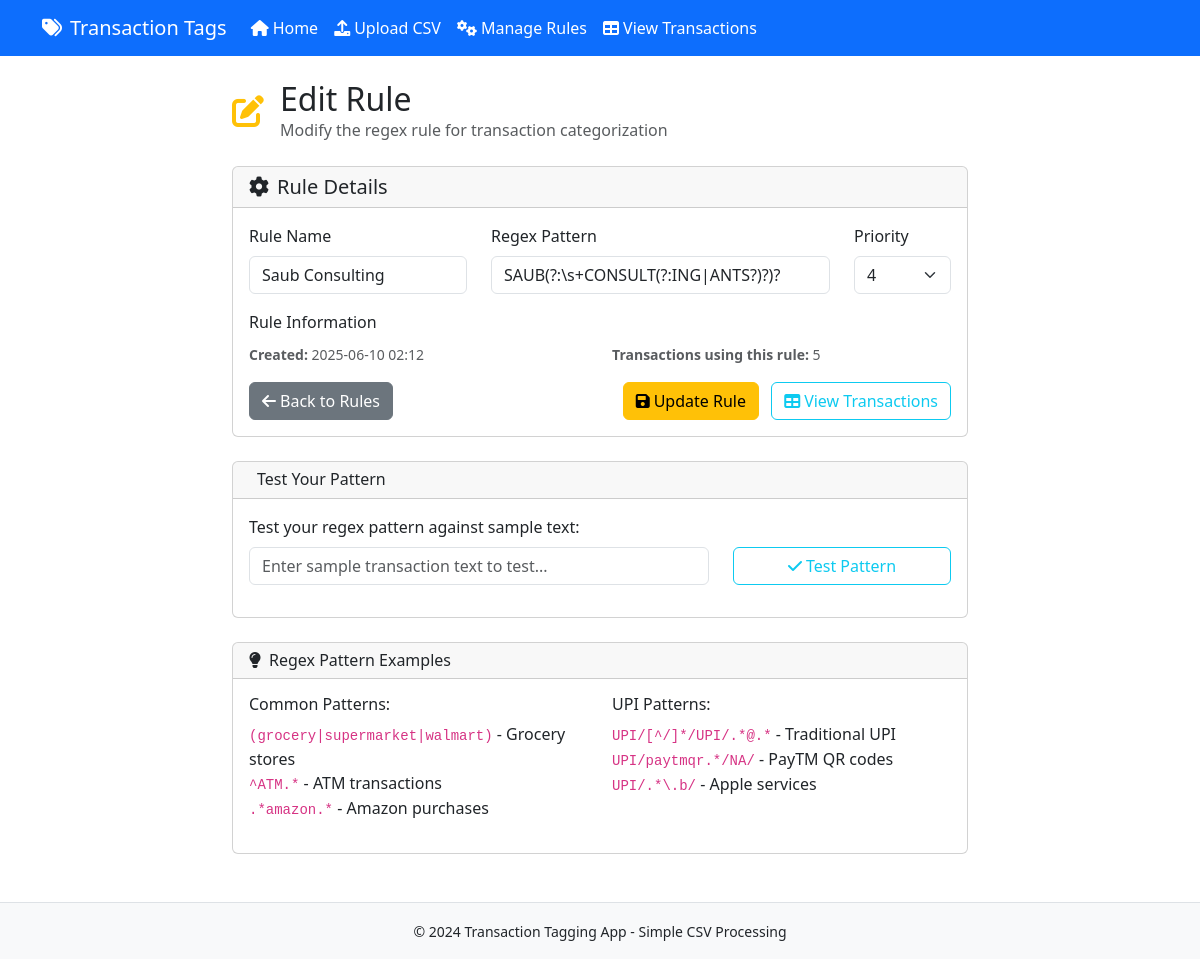
/rules/edit/58, run on the app's committed database.
### models.py (models this page shows, shortened)
class Rule(db.Model):
    id = db.Column(db.Integer, primary_key=True)
    name = db.Column(db.String(100), nullable=False, unique=True)
    regex_pattern = db.Column(db.Text, nullable=False)
    priority = db.Column(db.Integer, nullable=False, default=5)
    is_standard_tag = db.Column(db.Boolean, nullable=False, default=False)
    created_at = db.Column(db.DateTime, default=datetime.utcnow)

### routes.py (the view, shortened to what this page needs)
@app.route('/rules/edit/<int:rule_id>', methods=['GET', 'POST'])
def edit_rule(rule_id):
    rule = Rule.query.get_or_404(rule_id)
    return render_template('edit_rule.html', rule=rule)

### templates/edit_rule.html (shortened to what this page needs)
{% extends "base.html" %}
{% block content %}
<div class="row">
    <div class="col-md-8 offset-md-2">
        <div class="d-flex align-items-center mb-4">
            <i class="fas fa-edit fa-2x text-warning me-3"></i>
            <div>
                <h2 class="mb-0">Edit Rule</h2>
                <p class="text-muted mb-0">Modify the regex rule for transaction categorization</p>
            </div>
        </div>
        <div class="card">
            <div class="card-header">
                <h5 class="mb-0"><i class="fas fa-cog me-2"></i>Rule Details</h5>
            </div>
            <div class="card-body">
                <form method="POST">
                    <div class="row">
                        <div class="col-md-4 mb-3">
                            <label for="name" class="form-label">Rule Name</label>
                            <input type="text" class="form-control" id="name" name="name"
                                   value="{{ rule.name }}" placeholder="e.g., Grocery Stores" required maxlength="100">
                        </div>
                        <div class="col-md-6 mb-3">
                            <label for="regex_pattern" class="form-label">Regex Pattern</label>
                            <input type="text" class="form-control" id="regex_pattern" name="regex_pattern"
                                   value="{{ rule.regex_pattern }}" placeholder="e.g., (grocery|supermarket|walmart)" required>
                        </div>
                        <div class="col-md-2 mb-3">
                            <label for="priority" class="form-label">Priority</label>
                            <select class="form-select" id="priority" name="priority" required>
                                <option value="4" {% if rule.priority == 4 %}selected{% endif %}>4</option>
                            </select>
                        </div>
                    </div>
                    <div class="mb-3">
                        <label class="form-label">Rule Information</label>
                        <div class="row">
                            <div class="col-md-6">
                                <small class="text-muted">
                                    <strong>Created:</strong> {{ rule.created_at.strftime('%Y-%m-%d %H:%M') }}
                                </small>
                            </div>
                            <div class="col-md-6">
                                <small class="text-muted">
                                    <strong>Transactions using this rule:</strong> {{ rule.transactions|length }}
                                </small>
                            </div>
                        </div>
                    </div>
                    <div class="d-grid gap-2 d-md-flex justify-content-md-between">
                        <a href="{{ url_for('manage_rules') }}" class="btn btn-secondary">
                            <i class="fas fa-arrow-left me-1"></i>Back to Rules
                        </a>
                        <div>
                            <button type="submit" class="btn btn-warning me-2">
                                <i class="fas fa-save me-1"></i>Update Rule
                            </button>
                            <a href="{{ url_for('view_transactions') }}" class="btn btn-outline-info">
                                <i class="fas fa-table me-1"></i>View Transactions
                            </a>
                        </div>
                    </div>
                </form>
            </div>
        </div>
        <div class="card mt-4">
            <div class="card-header">
                <h6 class="mb-0">Test Your Pattern</h6>
            </div>
            <div class="card-body">
                <p class="mb-2">Test your regex pattern against sample text:</p>
                <div class="row">
                    <div class="col-md-8">
                        <input type="text" class="form-control" id="test-text"
                               placeholder="Enter sample transaction text to test...">
                    </div>
                    <div class="col-md-4">
                        <button type="button" class="btn btn-outline-info w-100" onclick="testPattern()">
                            <i class="fas fa-check me-1"></i>Test Pattern
                        </button>
                    </div>
                </div>
            </div>
        </div>
        <div class="card mt-4">
            <div class="card-header">
                <h6 class="mb-0"><i class="fas fa-lightbulb me-2"></i>Regex Pattern Examples</h6>
            </div>
            <div class="card-body">
                <div class="row">
                    <div class="col-md-6">
                        <h6>Common Patterns:</h6>
                        <ul class="list-unstyled">
                            <li><code>(grocery|supermarket|walmart)</code> - Grocery stores</li>
                            <li><code>^ATM.*</code> - ATM transactions</li>
                            <li><code>.*amazon.*</code> - Amazon purchases</li>
                        </ul>
                    </div>
                    <div class="col-md-6">
                        <h6>UPI Patterns:</h6>
                        <ul class="list-unstyled">
                            <li><code>UPI/[^/]*/UPI/.*@.*</code> - Traditional UPI</li>
                            <li><code>UPI/paytmqr.*/NA/</code> - PayTM QR codes</li>
                            <li><code>UPI/.*\.b/</code> - Apple services</li>
                        </ul>
                    </div>
                </div>
            </div>
        </div>
    </div>
</div>
{% endblock %}

### data on the page
Rule: name "Saub Consulting", regex_pattern "SAUB(?:\\s+CONSULT(?:ING|ANTS?)?)?", priority "4", created_at "2025-06-10 02:12"

### other printed values
{{ rule.transactions|length }} "5"
